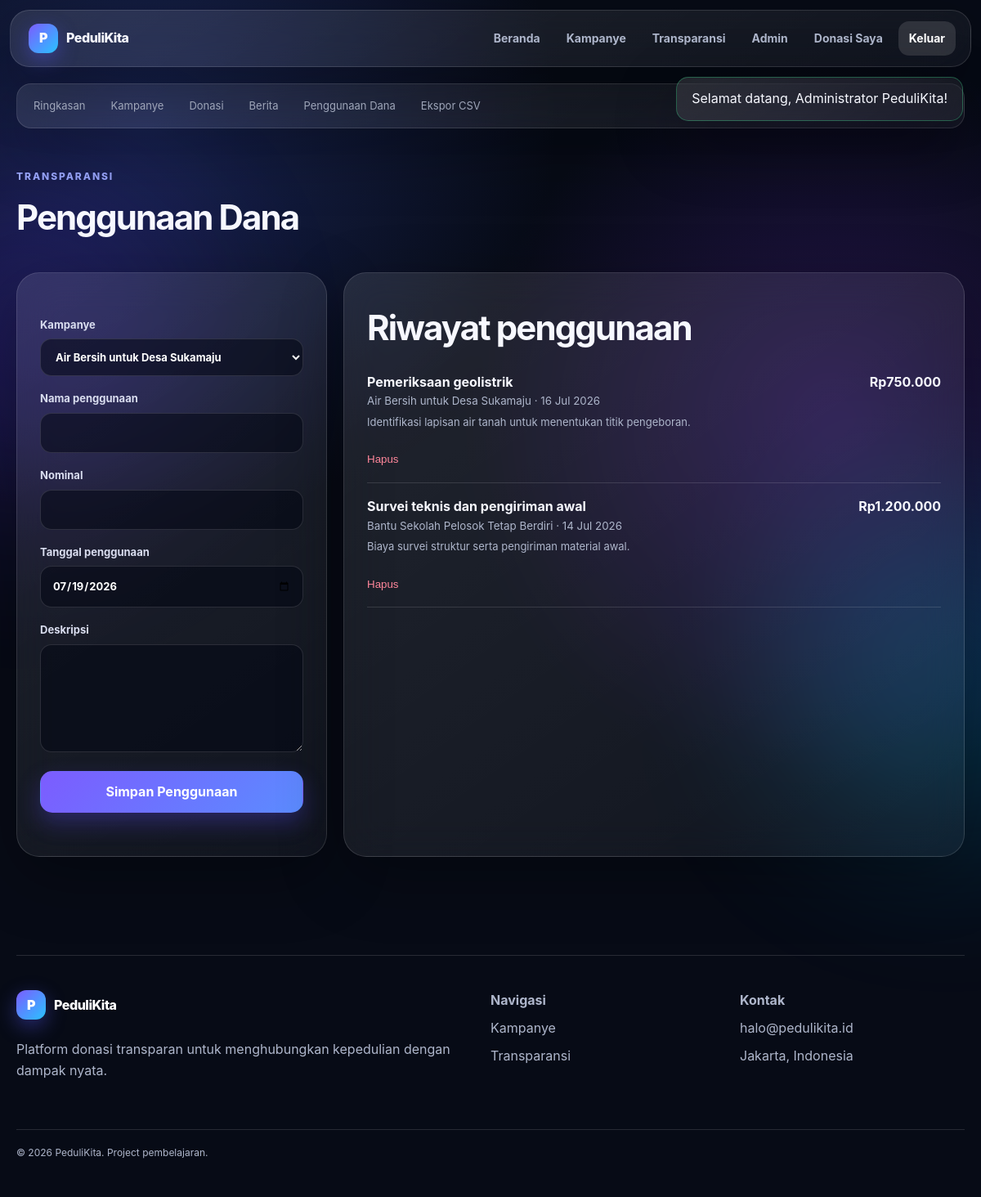
Page /admin/usages.php (signed in) on the committed database.
### tables this page shows
CREATE TABLE fund_usages (
    id INTEGER PRIMARY KEY AUTOINCREMENT,
    campaign_id INTEGER NOT NULL,
    title TEXT NOT NULL,
    description TEXT NOT NULL,
    amount REAL NOT NULL,
    usage_date TEXT NOT NULL,
    proof_file TEXT,
    created_at TEXT NOT NULL DEFAULT CURRENT_TIMESTAMP,
    FOREIGN KEY(campaign_id) REFERENCES campaigns(id) ON DELETE CASCADE
);

### config.php (called while the page is built, shortened)
<?php
function db(): PDO
{
    static $pdo = null;
    if ($pdo instanceof PDO) {
        return $pdo;
    }
    $pdo = new PDO('sqlite:' . DB_PATH, null, null, [
        PDO::ATTR_ERRMODE => PDO::ERRMODE_EXCEPTION,
        PDO::ATTR_DEFAULT_FETCH_MODE => PDO::FETCH_ASSOC,
    ]);
    $pdo->exec('PRAGMA foreign_keys = ON');
    return $pdo;
}

### helpers.php (called while the page is built, shortened)
<?php
require_once __DIR__ . '/config.php';
function e(?string $value): string { return htmlspecialchars((string)$value, ENT_QUOTES, 'UTF-8'); }
function money(float|int|string $amount): string { return 'Rp' . number_format((float)$amount, 0, ',', '.'); }

### admin/usages.php (the view, shortened to what this page needs)
<?php
require_once dirname(__DIR__).'/helpers.php';require_admin();$pageTitle='Penggunaan Dana';
$campaigns=db()->query("SELECT id,title FROM campaigns ORDER BY title")->fetchAll();$rows=db()->query("SELECT f.*,c.title campaign_title FROM fund_usages f JOIN campaigns c ON c.id=f.campaign_id ORDER BY f.usage_date DESC")->fetchAll();include dirname(__DIR__).'/partials/header.php';include __DIR__.'/nav.php';?>
<section class="admin-content container"><div class="admin-heading"><div><span class="eyebrow">Transparansi</span><h1>Penggunaan Dana</h1></div></div><div class="admin-split"><div class="glass form-card"><form method="post" class="stack-form"><?=csrf_field()?><label>Kampanye<select name="campaign_id" required><?php foreach($campaigns as $c):?><option value="<?=$c['id']?>"><?=e($c['title'])?></option><?php endforeach;?></select></label><label>Nama penggunaan<input name="title" required></label><label>Nominal<input name="amount" data-currency required></label><label>Tanggal penggunaan<input type="date" name="usage_date" value="<?=date('Y-m-d')?>" required></label><label>Deskripsi<textarea name="description" rows="5" required></textarea></label><button class="btn primary">Simpan Penggunaan</button></form></div><div class="glass panel"><h2>Riwayat penggunaan</h2><div class="usage-table"><?php foreach($rows as $r):?><div><div><strong><?=e($r['title'])?></strong><small><?=e($r['campaign_title'])?> · <?=date('d M Y',strtotime($r['usage_date']))?></small><p><?=e($r['description'])?></p></div><b><?=money((float)$r['amount'])?></b><form method="post" onsubmit="return confirm('Hapus catatan?')"><?=csrf_field()?><input type="hidden" name="action" value="delete"><input type="hidden" name="id" value="<?=$r['id']?>"><button class="text-danger">Hapus</button></form></div><?php endforeach;?></div></div></div></section>
<?php include dirname(__DIR__).'/partials/footer.php'; ?>

### assets/css/style.css (style rules this page uses)
:root { --bg:#070b16;--panel:rgba(255,255,255,.08);--panel-strong:rgba(255,255,255,.12);--line:rgba(255,255,255,.13);--text:#f7f8ff;--muted:#aeb6cb;--primary:#7c5cff;--primary2:#29c3ff;--success:#39d98a;--warning:#ffbd5a;--danger:#ff647c;--radius:26px;--shadow:0 24px 80px rgba(0,0,0,.32) }
* { box-sizing:border-box }
html { scroll-behavior:smooth }
body { margin:0;font-family:Inter,ui-sans-serif,system-ui,-apple-system,BlinkMacSystemFont,"Segoe UI",sans-serif;background:radial-gradient(circle at 15% 10%,#182350 0,transparent 30%),radial-gradient(circle at 85% 35%,#25154d 0,transparent 32%),var(--bg);color:var(--text);min-height:100vh;line-height:1.6 }
.container { width:min(1160px,calc(100% - 32px));margin-inline:auto }
.glass { background:linear-gradient(145deg,rgba(255,255,255,.105),rgba(255,255,255,.045));border:1px solid var(--line);box-shadow:var(--shadow);backdrop-filter:blur(24px);-webkit-backdrop-filter:blur(24px) }
.eyebrow { text-transform:uppercase;letter-spacing:.16em;font-size:12px;font-weight:800;color:#9aa7ff }
.btn { display:inline-flex;justify-content:center;align-items:center;gap:8px;border:1px solid transparent;border-radius:15px;padding:12px 18px;color:#fff;font:inherit;font-weight:750;cursor:pointer;transition:.2s;background:none }
.btn.primary { background:linear-gradient(135deg,var(--primary),#5b8cff);box-shadow:0 12px 28px rgba(93,76,255,.3) }
.section-head,.admin-heading { display:flex;justify-content:space-between;align-items:end;gap:20px;margin-bottom:28px }
.section-head h2,.panel h2,.admin-heading h1 { font-size:clamp(28px,4vw,42px);letter-spacing:-.045em;margin:5px 0 }
.panel,.form-card { border-radius:28px;padding:28px }
input,select,textarea { width:100%;border:1px solid rgba(255,255,255,.13);background:rgba(4,8,20,.56);color:white;border-radius:14px;padding:13px 14px;font:inherit;outline:none }
select option { background:#11162a }
.usage-table>div { display:grid;grid-template-columns:1fr auto;gap:18px;padding:16px 0;border-bottom:1px solid var(--line) }
.usage-table small { display:block;color:var(--muted) }
.usage-table p { color:var(--muted);font-size:13px;margin:4px 0 }
label { font-size:13px;font-weight:700;color:#d9ddef }
label input,label select,label textarea { margin-top:7px }
.stack-form { display:grid;gap:17px;margin:25px 0 }
.admin-content { padding:45px 0 90px }
.admin-heading { align-items:center }
.admin-split { display:grid;grid-template-columns:380px 1fr;gap:20px }
.text-danger { border:0;background:none;color:#ff879b;cursor:pointer;padding:0 }

### rows in the picture
fund_usages: title "Pemeriksaan geolistrik", campaign_title "Air Bersih untuk Desa Sukamaju", usage_date "16 Jul 2026", description "Identifikasi lapisan air tanah untuk menentukan titik pengeboran.", amount "Rp750.000"
fund_usages: title "Survei teknis dan pengiriman awal", campaign_title "Bantu Sekolah Pelosok Tetap Berdiri", usage_date "14 Jul 2026", description "Biaya survei struktur serta pengiriman material awal.", amount "Rp1.200.000"

### other values in the picture
$f['message'] "Selamat datang, Administrator PeduliKita!"
form field campaign_id "Air Bersih untuk Desa Sukamaju"
